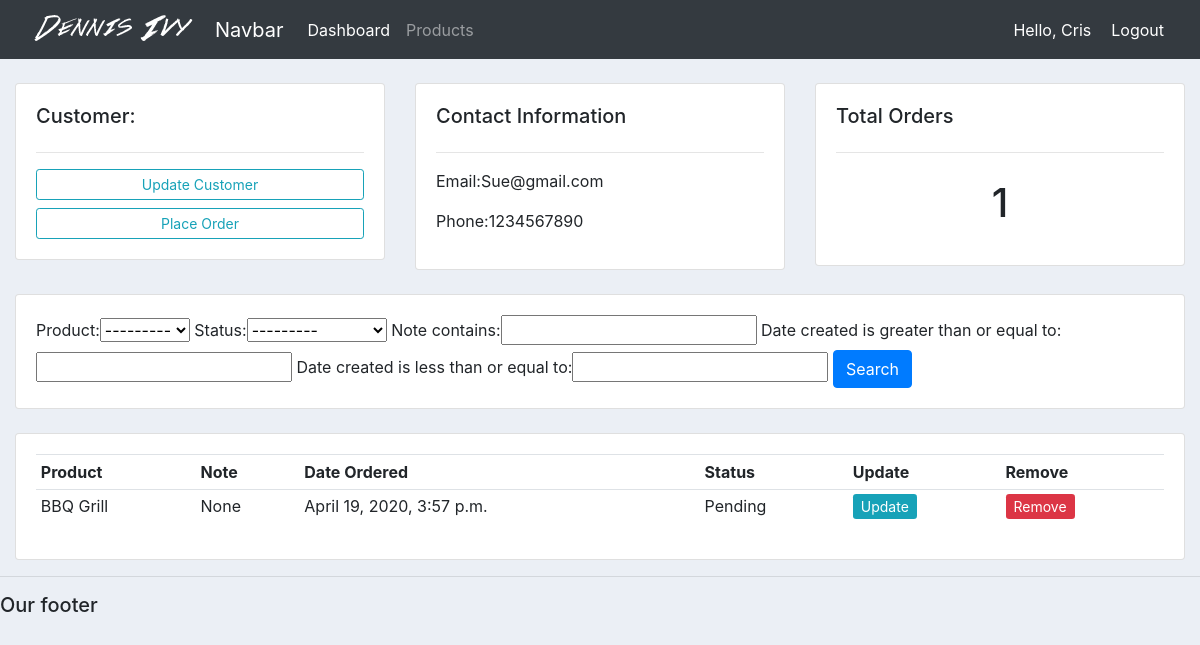
Screenshot of /customer/4/ (signed in) with the database file from the repository.
### accounts/models.py (models this page shows, shortened)
class Customer(models.Model):
    name = models.CharField(max_length=200)
    phone = models.CharField(max_length=200)
    email = models.CharField(max_length=200)
    date_created = models.DateTimeField(auto_now_add=True, null=True)

class Order(models.Model):
    STATUS = (
        ('Pending', 'Pending'),
        ('Out for delivery', 'Out for delivery'),
        ('Delivered', 'Delivered'),
    )
    customer = models.ForeignKey(Customer, null=True, on_delete= models.SET_NULL)
    product = models.ForeignKey(Product, null=True, on_delete=models.SET_NULL)
    date_created = models.DateTimeField(auto_now_add=True, null=True)
    status = models.CharField(max_length=200, null=True, choices=STATUS)
    note = models.CharField(max_length=1000, null=True)

class Product(models.Model):
    CATEGORY = (
        ('Indoor', 'Indoor'),
        ('Out Door', 'Out Door'),
    )
    name = models.CharField(max_length=200, null=True)
    price = models.FloatField(null=True)
    category = models.CharField(max_length=200, null=True, choices=CATEGORY)
    description = models.CharField(max_length=200, null=True, blank=True)
    date_created = models.DateTimeField(auto_now_add=True, null=True)
    tags = models.ManyToManyField(Tag)
    def __str__(self):
        return self.name

### accounts/views.py (the view)
# urls.py: path('customer/<str:pk_test>/', views.customer, name="customer"),
@login_required(login_url='login')
def customer(request, pk_test):
    customer = Customer.objects.get(id=pk_test)
    orders = customer.order_set.all()
    order_count = orders.count()
    myFilter = OrderFilter(request.GET, queryset=orders)
    orders = myFilter.qs
    context = {'customer': customer, 'orders': orders,
               'order_count': order_count, 'myFilter': myFilter}
    return render(request, 'accounts/customer.html', context)

### accounts/templates/accounts/customer.html
{%  extends 'accounts/main.html' %}
{% block content %}
	<br>
<div class="row">
	<div class="col-md">
		<div class="card card-body">
			<h5>Customer:</h5>
			<hr>
			<a class="btn btn-outline-info  btn-sm btn-block" href="">Update Customer</a>
			<a class="btn btn-outline-info  btn-sm btn-block" href="{% url 'create_order' customer.id %}">Place Order</a>
		</div>
	</div>
	<div class="col-md">
		<div class="card card-body">
			<h5>Contact Information</h5>
			<hr>
			<p>Email:{{customer.email}} </p>
			<p>Phone:{{customer.phone}} </p>
		</div>
	</div>
	<div class="col-md">
		<div class="card card-body">
			<h5>Total Orders</h5>
			<hr>
			<h1 style="text-align: center;padding: 10px">{{order_count}}</h1>
		</div>
	</div>
</div>
<br>
<div class="row">
	<div class="col">
		<div class="card card-body">
			<form method="get">
				{{myFilter.form}}
		    <button class="btn btn-primary" type="submit">Search</button>
		  </form>
		</div>
	</div>
</div>
<br>
<div class="row">
	<div class="col-md">
		<div class="card card-body">
			<table class="table table-sm">
				<tr>
					<th>Product</th>
					<th>Note</th>
					<th>Date Ordered</th>
					<th>Status</th>
					<th>Update</th>
					<th>Remove</th>
				</tr>
				{% for order in orders %}
				<tr>
					<td>{{order.product}}</td>
					<td>{{order.note}}</td>
					<td>{{order.date_created}}</td>
					<td>{{order.status}}</td>
					<td><a class="btn-sm btn-info" href="{% url 'update_order' order.id %}">Update</a></td>
					<td><a class="btn-sm btn-danger" href="{% url 'delete_order' order.id %}"=>Remove</a></td>
				</tr>
				{% endfor %}
			</table>
		</div>
	</div>
</div>
{% endblock %}

### accounts/templates/accounts/navbar.html (shortened to what this page needs)
{% load static %}
<nav class="navbar navbar-expand-lg navbar-dark bg-dark">
  <img src="{% static 'images/logo.png' %}">
    <a class="navbar-brand" href="#">Navbar</a>
    <div class="collapse navbar-collapse" id="navbarNav">
      <ul class="navbar-nav">
        <li class="nav-item active">
          <a class="nav-link" href="{% url 'home' %}">Dashboard</a>
        </li>
        <li class="nav-item">
          <a class="nav-link" href="{% url 'products' %}">Products</a>
        </li>
      </ul>
    </div>
    <span class="hello-msg">Hello, {{request.user}}</span>
    <span><a class="hello-msg" href="{% url 'logout' %}">Logout</a></span>
  </nav>

### static/css/main.css (style rules this page uses)
body { background-color: #ebeff5; }

### accounts/templates/accounts/navbar.html (style rules this page uses)
.hello-msg { font-size: 18 px; color: #fff; margin-right: 20px; }

### rows the page displays
Customer: email "Sue@gmail.com", phone "1234567890"
Order: product "BBQ Grill", note "None", date_created "April 19, 2020, 3:57 p.m.", status "Pending"

### other values shown
{{ request.user }} "Cris"
{{ order_count }} "1"
